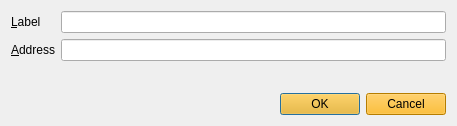
<?xml version="1.0" encoding="UTF-8"?>
<ui version="4.0">
 <class>EditAddressDialog</class>
 <widget class="QDialog" name="EditAddressDialog">
  <property name="geometry">
   <rect>
    <x>0</x>
    <y>0</y>
    <width>457</width>
    <height>126</height>
   </rect>
  </property>
  <property name="windowTitle">
   <string>Edit Address</string>
  </property>
  <layout class="QVBoxLayout" name="verticalLayout">
   <item>
    <layout class="QFormLayout" name="formLayout">
     <property name="fieldGrowthPolicy">
      <enum>QFormLayout::AllNonFixedFieldsGrow</enum>
     </property>
     <item row="0" column="0">
      <widget class="QLabel" name="label">
       <property name="text">
        <string>&amp;Label</string>
       </property>
       <property name="buddy">
        <cstring>labelEdit</cstring>
       </property>
      </widget>
     </item>
     <item row="0" column="1">
      <widget class="QLineEdit" name="labelEdit">
       <property name="toolTip">
        <string>The label associated with this address book entry</string>
       </property>
      </widget>
     </item>
     <item row="1" column="0">
      <widget class="QLabel" name="label_2">
       <property name="text">
        <string>&amp;Address</string>
       </property>
       <property name="buddy">
        <cstring>addressEdit</cstring>
       </property>
      </widget>
     </item>
     <item row="1" column="1">
      <widget class="QLineEdit" name="addressEdit">
       <property name="toolTip">
        <string>The address associated with this address book entry. This can only be modified for sending addresses.</string>
       </property>
      </widget>
     </item>
    </layout>
   </item>
   <item>
    <widget class="QDialogButtonBox" name="buttonBox">
     <property name="styleSheet">
      <string notr="true">background-color: rgb(255, 175, 0);</string>
     </property>
     <property name="orientation">
      <enum>Qt::Horizontal</enum>
     </property>
     <property name="standardButtons">
      <set>QDialogButtonBox::Cancel|QDialogButtonBox::Ok</set>
     </property>
    </widget>
   </item>
  </layout>
 </widget>
 <resources/>
 <connections>
  <connection>
   <sender>buttonBox</sender>
   <signal>accepted()</signal>
   <receiver>EditAddressDialog</receiver>
   <slot>accept()</slot>
   <hints>
    <hint type="sourcelabel">
     <x>248</x>
     <y>254</y>
    </hint>
    <hint type="destinationlabel">
     <x>157</x>
     <y>274</y>
    </hint>
   </hints>
  </connection>
  <connection>
   <sender>buttonBox</sender>
   <signal>rejected()</signal>
   <receiver>EditAddressDialog</receiver>
   <slot>reject()</slot>
   <hints>
    <hint type="sourcelabel">
     <x>316</x>
     <y>260</y>
    </hint>
    <hint type="destinationlabel">
     <x>286</x>
     <y>274</y>
    </hint>
   </hints>
  </connection>
 </connections>
</ui>
